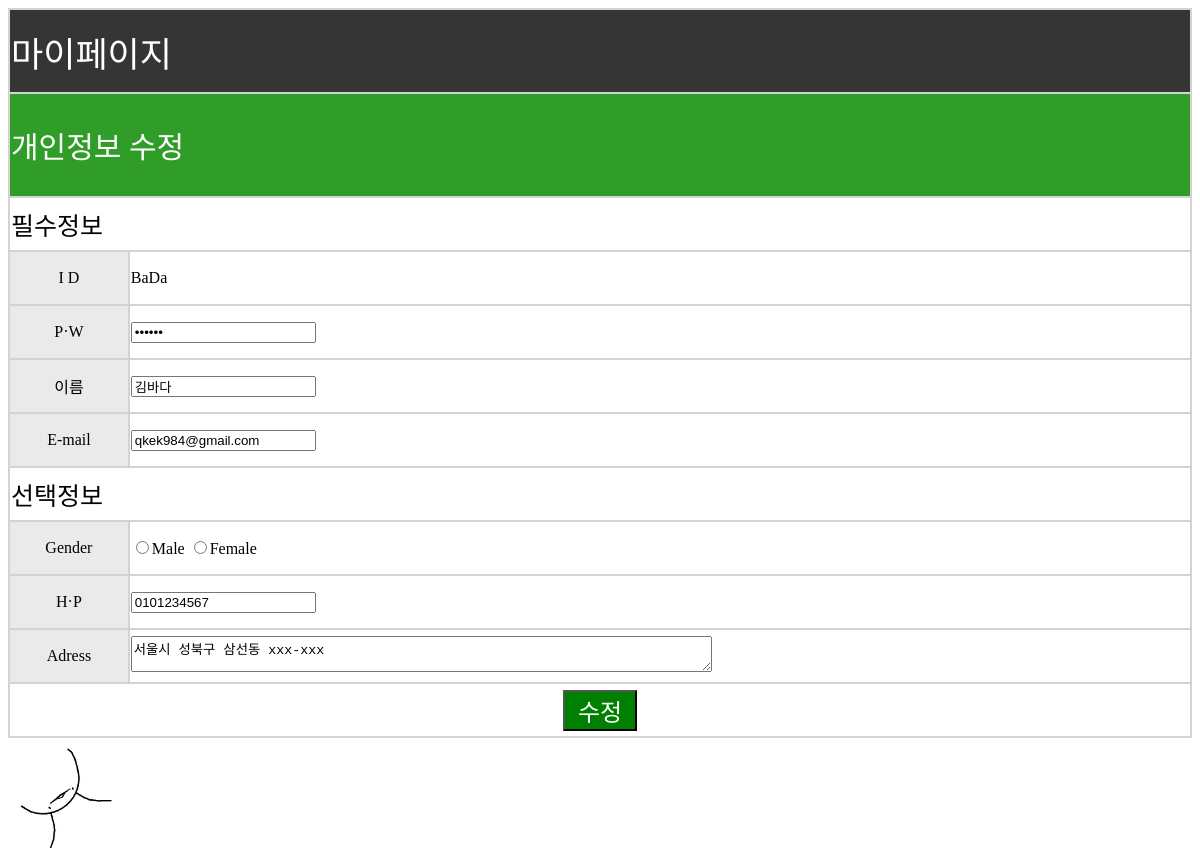
Page /mypageupdate.php (signed in) on the committed database.
### tables this page shows
CREATE TABLE IF NOT EXISTS `users` (
  `outoID` int(11) NOT NULL,
  `id` varchar(40) DEFAULT NULL,
  `pass` varchar(40) DEFAULT NULL,
  `name` varchar(40) DEFAULT NULL,
  `email` varchar(40) DEFAULT NULL,
  `gender` varchar(10) DEFAULT NULL,
  `hp` varchar(20) DEFAULT NULL,
  `adress` varchar(100) DEFAULT NULL
);

### mypageupdate.php (the view, shortened to what this page needs)
<!DOCTYPE html>
<?php
$con= mysqli_connect('localhost','root','123123','pjdb');
$query = "SELECT * FROM users WHERE id='$_SESSION[login]'";
$result = mysqli_query($con,$query);
while($row = mysqli_fetch_array($result)){
?>
<html>
<head>
</head>
<body>
<form method="post" action="<?php echo $_SERVER['PHP_SELF'];?>">
<table border=0 width=100%>
<tr>
<td class="top0" colspan=2 >마이페이지</td>
</tr>
<tr>
<td class="top1" colspan=2 >개인정보 수정</td>
</tr>
<tr>
<td class=info colspan=2 >필수정보</td>
</tr>
<tr>
<td class="key">I D</td>
<td class="value"><?php echo $row[id];?></td>
</tr>
<tr>
<td class="key">P·W</td>
<td class="value"><input type="password" name="pass" value="<?php echo $row[pass];?>"></td>
</tr>
<tr>
<td class="key">이름</td>
<td class="value"><input type="text" name="name" value="<?php echo $row[name];?>"></td>
</tr>
<td class="key">E-mail</td>
<td class="value"><input type="text" name="email" value="<?php echo $row[email];?>"></td>
<tr>
<td class=info colspan=2>선택정보</td>
</tr>
<tr>
<td class="key">Gender</td>
<td class="value"><label><input type="radio" name="gender" value="male" />Male</label>
		<label><input type="radio" name="gender" value="female" />Female</label></td>
</tr>
<tr>
<td class="key">H·P</td>
<td class="value"><input type="text" name="hp" value="<?php echo $row[hp];?>"></td>
</tr>
<tr>
<td class="key">Adress</td>
<td class="value"><textarea cols="70" name="adress" ><?php echo $row[adress];?></textarea></td>
</tr>
<tr>
	<td class="info" colspan="2" align="center"><input type="submit" name="submit" value=" 수정 " style="font-size:18pt; color:white;background-color:green;"> </td>
</tr>
</table>
</form>
<img src='img/bug4.jpg' width='100' height='100' style='float:left; margin:10px'>
</body>
</html>
<?php
}
?>

### mypageupdate.php (style rules this page uses)
table { font-size:100%;background:lightgray; }
td.top0 { background:#353535; height:80px; font-size:35px; color:white; }
td.top1 { background:#2F9D27; height:100px; font-size:30px; color:white; }
td.key { background:#EAEAEA; width:10%; height:50px; text-align:center; }
td.value { background:white; }
td.info { background:white; height:50px; font-size:25px; }

### rows in the picture
users: id "BaDa", name "김바다", email "qkek984@gmail.com", hp "0101234567", adress "서울시 성북구 삼선동 xxx-xxx"
